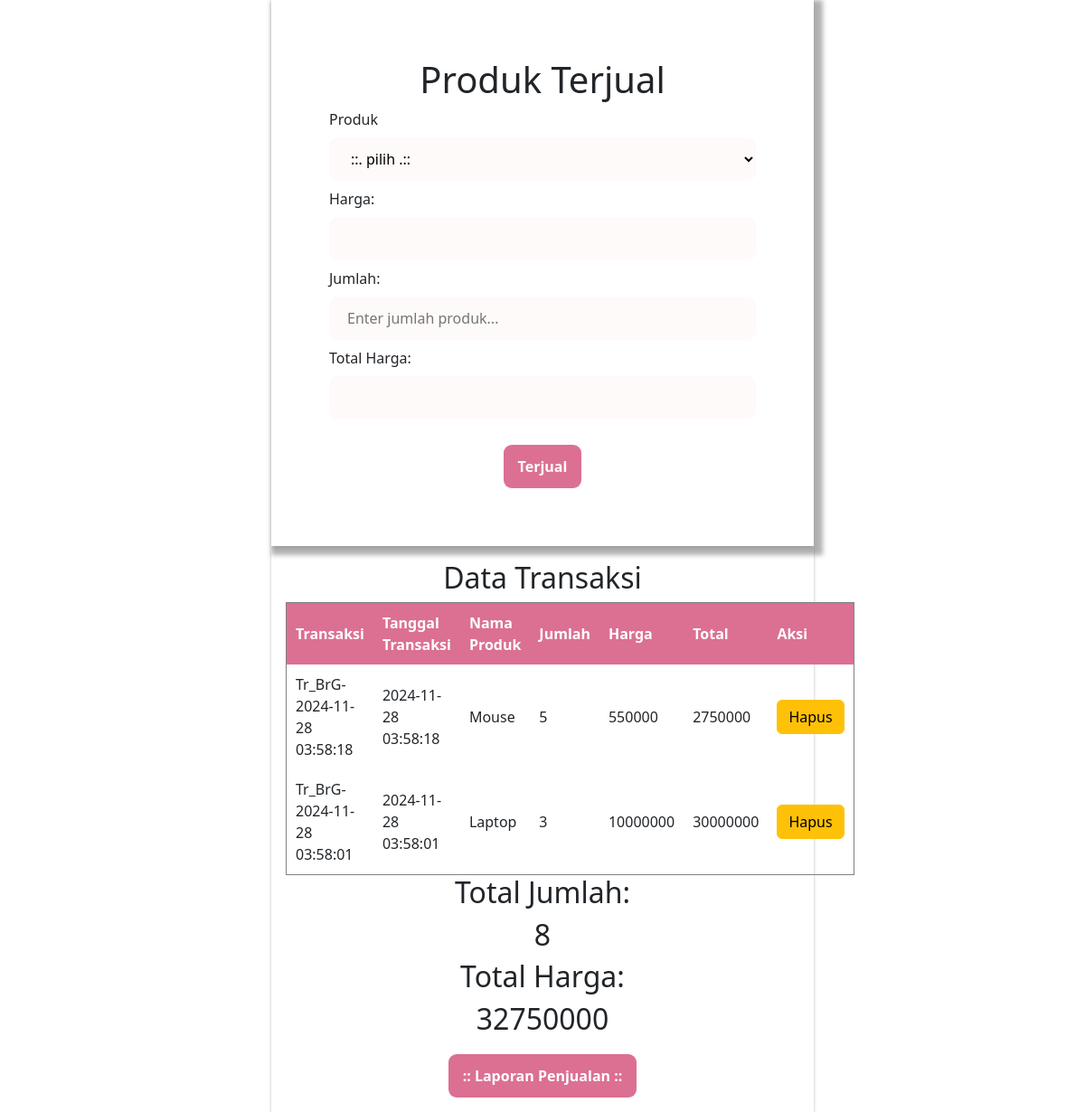
/penjualan.php, run on the app's committed database.
### tables this page shows
CREATE TABLE IF NOT EXISTS `tr_penjualan` (
  `id_transaction` varchar(50) NOT NULL,
  `tgl_transaction` datetime DEFAULT NULL,
  `product_id` int DEFAULT NULL,
  `amount` int DEFAULT NULL,
  `total_price` float DEFAULT NULL,
  PRIMARY KEY (`id_transaction`)
);

CREATE TABLE IF NOT EXISTS `sistem_pencatatan_penjualan` (
  `id` int NOT NULL AUTO_INCREMENT,
  `name_product` varchar(50) NOT NULL,
  `price_product` float NOT NULL,
  `created_at` varchar(50) DEFAULT NULL,
  `updated_at` varchar(50) DEFAULT NULL,
  PRIMARY KEY (`id`)
);

### penjualan.php (the view, shortened to what this page needs)
<?php
include 'config/connectDb.php';
$sql = "SELECT * FROM tr_penjualan LEFT JOIN sistem_pencatatan_penjualan ON tr_penjualan.product_id = sistem_pencatatan_penjualan.id ORDER BY tr_penjualan.tgl_transaction DESC";
$result = $con->query($sql);
$result_total = $con->query("SELECT SUM(amount) AS amount, SUM(total_price) AS total
FROM tr_penjualan;");
?>
<!DOCTYPE html>
<html lang="en">
<head>
    <link href="https://cdn.jsdelivr.net/npm/bootstrap@5.3.3/dist/css/bootstrap.min.css" rel="stylesheet">
</head>
<body>
    <div style="box-shadow: rgba(50, 50, 93,0.25) 0px 2px 5px -1px, rgba(0,0,0,0.3) 5px 5px 5px 5px; display:flex;flex-direction:column;padding:4rem;width:50%;margin:0 auto;justify-content:center;">
        <h1 style="text-align:center;">Produk Terjual</h1>
        <form action="<?php echo htmlspecialchars($_SERVER["PHP_SELF"]) ?>" method="POST">
            Produk
            <select name="product_id" id="product-select">
                <option value="">::. pilih .::</option>
            </select>
            Harga: <input type="text" readonly value="" id="price-product" name="price_product">
            Jumlah: <input type="text" value="" id="product-amount" name="amount" placeholder="Enter jumlah produk...">
            Total Harga: <input type="text" readonly value="" id="total-price" name="total_price">
            <div style="margin-top:20px;display:flex;justify-content:center;">
                <input style="padding: 12px 16px; color:white; font-weight:bold; background: #DB7093;border:none; border-radius:9px;" type="submit" value="Terjual">
            </div>
        </form>
    </div>
    <div style="margin-top:20px;box-shadow: rgba(50, 50, 93,0.25) 0px 7px 5px -1px, rgba(0,0,0,0.3) 0px 1px 3px -1px; display:flex;flex-direction:column;padding:1rem;width:50%;margin:0 auto;justify-content:center;">
        <h2 style="text-align:center;">Data Transaksi</h2>
        <table border="1" style="border-collapse: collapse; ">
            <tr>
                <th>Transaksi</th>
                <th>Tanggal Transaksi</th>
                <th>Nama Produk</th>
                <th>Jumlah</th>
                <th>Harga</th>
                <th>Total</th>
                <th>Aksi</th>
            </tr>
            <?php if ($result->num_rows > 0) : ?>
                <?php $i = 1;
                while ($row = $result->fetch_assoc()) : ?>
                    <tr>
                        <td><?= $row['id_transaction']; ?></td>
                        <td><?= $row['tgl_transaction']; ?></td>
                        <td><?= $row['name_product']; ?></td>
                        <td><?= $row['amount']; ?></td>
                        <td><?= $row['price_product']; ?></td>
                        <td><?= $row['total_price']; ?></td>
                        <td>
                            <a type="button" class="btn btn-warning" href="delete_transaction.php?id=<?= $row["id_transaction"]; ?>" onclick="return confirm('Yakin ingin menghapus?')">Hapus</a>
                        </td>
                    </tr>
                <?php endwhile; ?>
            <?php else : ?>
                <tr>
                    <td colspan="7" style="color:grey; text-align:center;"> data not found</td>
                </tr>
            <?php endif ?>
        </table>
        <div>
            <div>
                <?php
                if ($result_total->num_rows > 0) {
                    $row = $result_total->fetch_assoc();
                    echo '<h2 style="text-align:center;">Total Jumlah:</h2>' . '<h2 style="text-align:center;">' . $row['amount'] . '</h2>';
                    echo '<h2 style="text-align:center;">Total Harga:</h2>' . '<h2 style="text-align:center;">' . $row['total'] . '</h2>';
                } else {
                    echo "No results.";
                }
                ?>
            </div>
            <div style="margin-top:20px;display:flex;justify-content:center;">
                <a href="index.php" style="padding: 12px 16px; color: white; font-weight: bold; background: #DB7093; border: none; text-decoration: none; display: inline-block; border-radius:9px;">
                    :: Laporan Penjualan ::
                </a>
            </div>
        </div>
    </div>
</body>
</html>

### penjualan.php (style rules this page uses)
input[type=text], textarea, select { width: 100%; padding: 12px 20px; margin: 8px 0; box-sizing: border-box; border: none; border-radius: 10px; background-color: snow; color: black; }
th, td { padding: 10px; }
th { background: #DB7093; color: white; }

### data on the page
tr_penjualan: id_transaction "Tr_BrG-2024-11-28 03:58:18", tgl_transaction "2024-11-28 03:58:18", sistem_pencatatan_penjualan.name_product "Mouse", amount "5", sistem_pencatatan_penjualan.price_product "550000", total_price "2750000"
tr_penjualan: id_transaction "Tr_BrG-2024-11-28 03:58:01", tgl_transaction "2024-11-28 03:58:01", sistem_pencatatan_penjualan.name_product "Laptop", amount "3", sistem_pencatatan_penjualan.price_product "10000000", total_price "30000000"

### other printed values
$row['amount'] "8"
$row['total'] "32750000"
